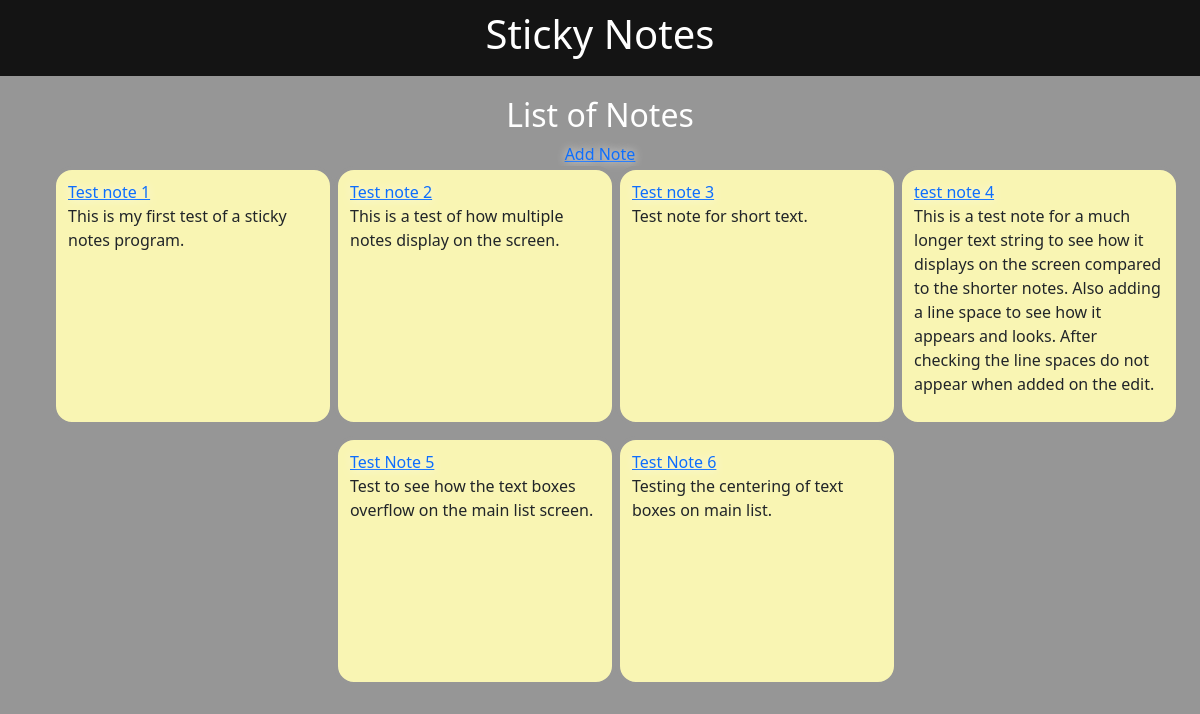
The page / on the database its author committed.
### notes/models.py (models this page shows, shortened)
class Note(models.Model):
    title = models.CharField(max_length=100)
    content = models.TextField()
    created_at = models.DateTimeField(auto_now_add=True)
    updated_at = models.DateTimeField(auto_now=True)

### notes/views.py (the view)
# urls.py: path("", note_list, name="note_list"),
def note_list(request):
    notes = Note.objects.all()
    context = {
        "notes": notes,
        "page_title": "List of Notes",
    }
    return render(request, "notes/note_list.html", context)

### notes/templates/notes/note_list.html (shortened to what this page needs)
{% extends 'base.html' %}
{% block content %}
<h2>
    <div class="container xy-4 txt-white">
        {{ page_title }}
    </div>
</h2>
<a href="{% url 'note_create' %}">Add Note</a>
<ul>
    <div class="container-fluid">
        <div class="row plc-center">
            {% for note in notes %}
            <li class="col-sm-3">
                <a href="{% url 'note_detail' pk=note.pk %}">{{ note.title }}</a>
                <p>{{ note.content }}</p>
            </li>
            {% endfor %}
        </div>
    </div>
</ul>
{% endblock %}

### notes/templates/base.html (shortened to what this page needs)
{% load static %}
<!DOCTYPE html>
<html lang="en">
<head>
    <link rel="stylesheet" href="{% static 'notes/styles.css' %}" />
    <link href="https://cdn.jsdelivr.net/npm/bootstrap@5.3.6/dist/css/bootstrap.min.css" rel="stylesheet"
>
</head>
<body>
    <header>
        <h1>
            {% block header %}
            Sticky Notes
            {% endblock header %}
        </h1>
    </header>
    <main>
        {% block content %}
        {% endblock content %}
    </main>
</body>
</html>

### notes/static/notes/styles.css (style rules this page uses)
body { background-color: #969696 !important; font-family: Arial, sans-serif; }
header { background-color: #141414; color: white; padding: 10px 0; text-align: center; }
main { margin: 20px; justify-items: center; }
ul { list-style-type: none; padding: 0; }
li { background-color: hsl(56, 86%, 84%); border: 4px solid #969696; border-radius: 20px; margin: 10px 0; padding: 10px; display: inline-block; min-height: 250px; }
p { word-wrap: normal; }
.txt-white { color: #ffffff; }
.plc-center { place-content: center; }
a { text-shadow: 0px 0px 10px #ffffff; }

### rows shown on the page
Note: title "Test note 1", content "This is my first test of a sticky notes program."
Note: title "Test note 2", content "This is a test of how multiple notes display on the screen."
Note: title "Test note 3", content "Test note for short text."
Note: title "test note 4", content "This is a test note for a much longer text string to see how it displays on the screen compared to the shorter notes. Also adding a line space to see how it appears and looks. After checking the line spaces do not appear when added on the edit."
Note: title "Test Note 5", content "Test to see how the text boxes overflow on the main list screen."
Note: title "Test Note 6", content "Testing the centering of text boxes on main list."

### other values the page prints
{{ page_title }} "List of Notes"
